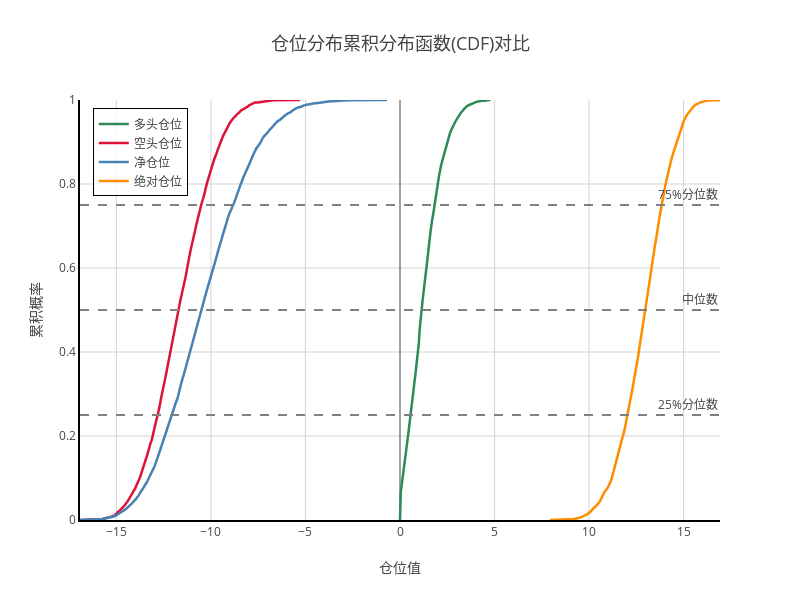

Here is the notebook cell this chart was saved with:
### Markdown cell above
### 4. 仓位分布累积分布函数(CDF)对比

使用 `plot_weight_cdf` 函数绘制不同类型仓位的累积分布函数曲线。

### Code cell
# 绘制CDF图（包含分位数参考线）
fig_cdf = plot_weight_cdf(
    dfw, 
    title="仓位分布累积分布函数(CDF)对比",
    height=600,
    width=800,
    show_percentiles=True
)

fig_cdf.show()

### Figure 1 — Plotly figure (JSON) as saved in the notebook; plotly's stock layout.template omitted (floating-point values rounded to 4 significant figures; data arrays with more than 128 entries replaced by an {"elided": "..."} marker saying what was removed)
{"data": [{"hovertemplate": "<b>%{fullData.name}</b><br>仓位: %{x:.3f}<br>累积概率: %{y:.3f}<extra></extra>", "line": {"color": "#2E8B57", "width": 2.5}, "mode": "lines", "name": "多头仓位", "type": "scatter", "x": {"elided": "5638 float values"}, "y": {"elided": "5638 float values"}}, {"hovertemplate": "<b>%{fullData.name}</b><br>仓位: %{x:.3f}<br>累积概率: %{y:.3f}<extra></extra>", "line": {"color": "#DC143C", "width": 2.5}, "mode": "lines", "name": "空头仓位", "type": "scatter", "x": {"elided": "5638 float values"}, "y": {"elided": "5638 float values"}}, {"hovertemplate": "<b>%{fullData.name}</b><br>仓位: %{x:.3f}<br>累积概率: %{y:.3f}<extra></extra>", "line": {"color": "#4682B4", "width": 2.5}, "mode": "lines", "name": "净仓位", "type": "scatter", "x": {"elided": "5638 float values"}, "y": {"elided": "5638 float values"}}, {"hovertemplate": "<b>%{fullData.name}</b><br>仓位: %{x:.3f}<br>累积概率: %{y:.3f}<extra></extra>", "line": {"color": "#FF8C00", "width": 2.5}, "mode": "lines", "name": "绝对仓位", "type": "scatter", "x": {"elided": "5638 float values"}, "y": {"elided": "5638 float values"}}], "layout": {"annotations": [{"showarrow": false, "text": "25%分位数", "x": 1, "xanchor": "right", "xref": "x domain", "y": 0.25, "yanchor": "bottom", "yref": "y"}, {"showarrow": false, "text": "中位数", "x": 1, "xanchor": "right", "xref": "x domain", "y": 0.5, "yanchor": "bottom", "yref": "y"}, {"showarrow": false, "text": "75%分位数", "x": 1, "xanchor": "right", "xref": "x domain", "y": 0.75, "yanchor": "bottom", "yref": "y"}], "height": 600, "legend": {"bgcolor": "rgba(255,255,255,0.8)", "bordercolor": "black", "borderwidth": 1, "x": 0.02, "y": 0.98}, "paper_bgcolor": "white", "plot_bgcolor": "white", "shapes": [{"line": {"color": "gray", "dash": "dash"}, "type": "line", "x0": 0, "x1": 1, "xref": "x domain", "y0": 0.25, "y1": 0.25, "yref": "y"}, {"line": {"color": "gray", "dash": "dash"}, "type": "line", "x0": 0, "x1": 1, "xref": "x domain", "y0": 0.5, "y1": 0.5, "yref": "y"}, {"line": {"color": "gray", "dash": "dash"}, "type": "line", "x0": 0, "x1": 1, "xref": "x domain", "y0": 0.75, "y1": 0.75, "yref": "y"}], "showlegend": true, "title": {"font": {"size": 18}, "text": "仓位分布累积分布函数(CDF)对比", "x": 0.5, "xanchor": "center"}, "width": 800, "xaxis": {"gridcolor": "lightgray", "gridwidth": 1, "linecolor": "black", "linewidth": 2, "showgrid": true, "tickfont": {"size": 12}, "title": {"text": "仓位值"}}, "yaxis": {"gridcolor": "lightgray", "gridwidth": 1, "linecolor": "black", "linewidth": 2, "range": [0, 1], "showgrid": true, "tickfont": {"size": 12}, "title": {"text": "累积概率"}}}}
